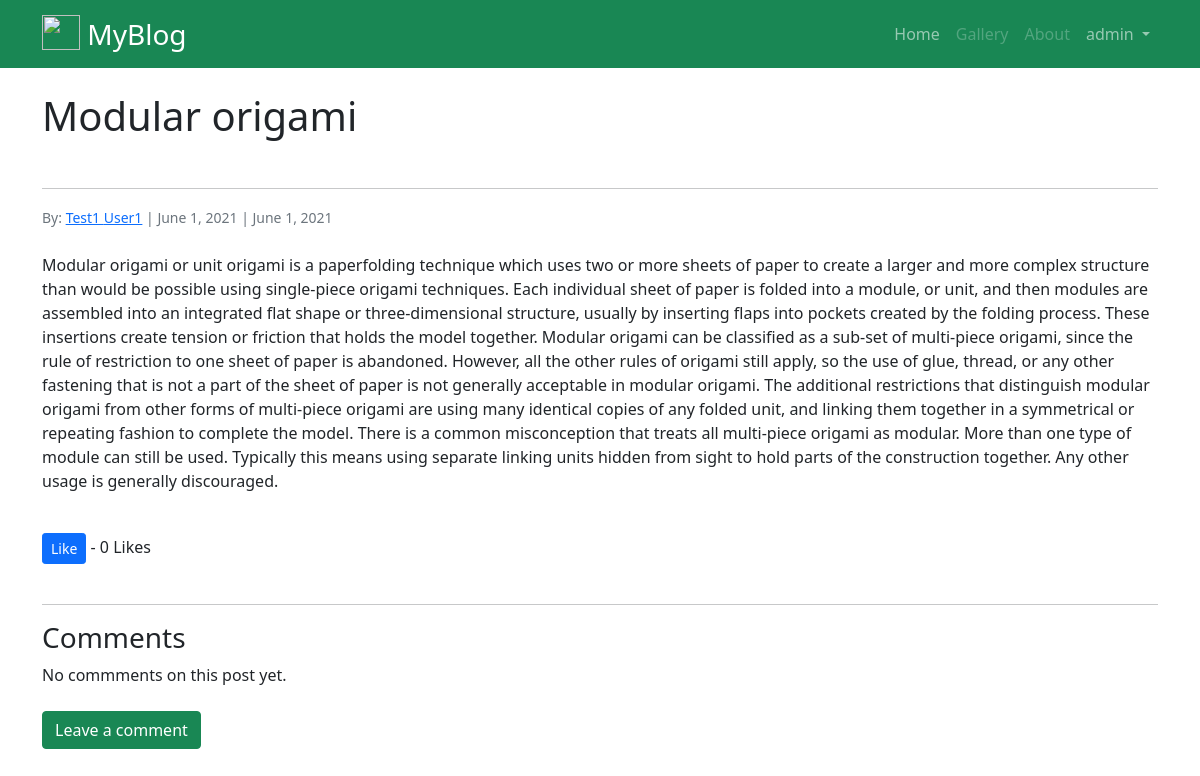
Page /Blog/post_detail/38 (signed in) on the committed database.
### blogApp/models.py (models this page shows, shortened)
class Post(models.Model):
    title = models.CharField(max_length=100)
    author = models.ForeignKey(User, on_delete=models.CASCADE)
    body = models.TextField()
    created_on = models.DateTimeField(auto_now_add=True)
    last_updated = models.DateTimeField(auto_now=True)
    category = models.ManyToManyField(Category, related_name='cats', default='Painting')
    likes = models.ManyToManyField(User, related_name='blog_posts')
    def total_likes(self):
        return self.likes.count()

### blogApp/views.py (the view)
# urls.py: path('post_detail/<int:pk>', post_detail.as_view(), name='post_detail'),
class post_detail(DetailView):
    model = Post
    template_name = 'blogApp/post_detail.html'
    ordering = ['-created_on']
    def get_context_data(self, *args, **kwargs):
        category_menu =  Category.objects.all()
        context = super(post_detail, self).get_context_data(*args, **kwargs)
        post_data = get_object_or_404(Post, id=self.kwargs['pk'])
        total_likes = post_data.total_likes()
        liked = False
        if post_data.likes.filter(id=self.request.user.id).exists():
            liked = True
        context["category_menu"] = category_menu
        context['total_likes'] = total_likes
        context['liked'] = liked
        return context

### blogApp/models.py (called while the page is built)
    def __str__(self):
        return self.name

### templates/blogApp/post_detail.html (shortened to what this page needs)
{% extends 'blogApp/base.html'%}
  {% block content %}
    <br>
    <h1>{{ post.title }}</h1><br>
    <hr>
    <small class="text-muted">
      {%if user.is_authenticated%}
        By: <a href="{%url 'profile' post.author.profile.id%}">{{ post.author.first_name }} {{post.author.last_name}}</a> |
      {%else%}
        By: {{ post.author.first_name }} {{post.author.last_name}} |
      {%endif%}
      {{post.created_on.date}} | {{post.last_updated.date}}
    </small><br><br>
    <p>{{ post.body }}</p>
      <form action="{%url 'like_post' post.pk%}" method="POST">
        <br>
        {%if user.is_authenticated%}
          {%  if liked %}
            <button type="submit" name = "like_post" value = "{{post.id}}" class="btn btn-primary btn-sm">Unlike</button>
          {%else%}
            <button type="submit" name = "like_post" value = "{{post.id}}" class="btn btn-primary btn-sm">Like</button>
          {%endif%}
        {%endif%}
        - {{total_likes}} Likes
      </form>
      <br>
      <hr>
      <h3>Comments</h3>
      {%if not post.comments.all%}
        No commments on this post yet.<br>
      {%endif%}
      <br>
      {%if user.is_authenticated%}
      <a href="{%url 'add_comment' post.pk%}">
        <button type="button" class="btn btn-success">Leave a comment</button>
      </a>
      {%endif%}
      <br><br>
  {% endblock %}

### templates/blogApp/base.html (shortened to what this page needs)
{%load static%}
<!doctype html>
<html lang="en">
  <head>
    <link href="https://cdn.jsdelivr.net/npm/bootstrap@5.0.1/dist/css/bootstrap.min.css" rel="stylesheet">
  </head>
  <body>
    <nav class="navbar navbar-expand-lg navbar-dark bg-success">
      <div class="container">
        <a class="navbar-brand fs-3" href="{%url 'home'%}">
          <img src="{%static 'images/gallery/gallery-item-03.jpg'%}" alt="" width="38" height="35" class="d-inline-block align-text-top">
          MyBlog
        </a>
        <div class="d-flex">
        <div class="collapse navbar-collapse">
          <ul class="navbar-nav ml-auto">
            <li class="nav-item">
              <a class="nav-link" aria-current="page" href="{%url 'home'%}">Home</a>
            </li>
            {% if user.is_authenticated%}
            <li class="nav-item">
              <a class="nav-link disabled" href="#" tabindex="-1" aria-disabled="true">Gallery</a>
            </li>
            <li class="nav-item">
              <a class="nav-link disabled" href="#" tabindex="-1" aria-disabled="true">About</a>
            </li>
            <li class="navbar-right nav-item dropdown">
              <a class="nav-link dropdown-toggle" href="#" id="navbarDropdown" role="button" data-bs-toggle="dropdown" aria-expanded="false">
                {{user.username}}
              </a>
            </li>
            {%endif%}
          </ul>
        </div>
      </div>
      </div>
    </nav>
      <div class="container">
        {% block content %}
        {% endblock %}
      </div>
  </body>
</html>

### rows in the picture
Post: title "Modular origami", author.first_name "Test1", author.last_name "User1", created_on "June 1, 2021", last_updated "June 1, 2021", body "Modular origami or unit origami is a paperfolding technique which uses two or more sheets of paper to create a larger and more complex structure than would be possible using single-piece origami techniques. Each individual sheet of paper is folded into a module, or unit, and then modules are assembled into an integrated flat shape or three-dimensional structure, usually by inserting flaps into pockets created by the folding process. These insertions create tension or friction that holds the model together. Modular origami can be classified as a sub-set of multi-piece origami, since the rule of restriction to one sheet of paper is abandoned. However, all the other rules of origami still…"

### other values in the picture
{{ user.username }} "admin"
{{ total_likes }} "0"
